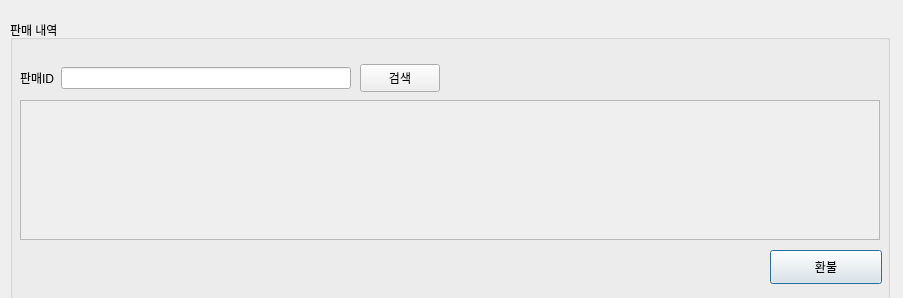
<?xml version="1.0" encoding="UTF-8"?>
<ui version="4.0">
 <class>Dialog</class>
 <widget class="QDialog" name="Dialog">
  <property name="geometry">
   <rect>
    <x>0</x>
    <y>0</y>
    <width>903</width>
    <height>298</height>
   </rect>
  </property>
  <property name="windowTitle">
   <string>Dialog</string>
  </property>
  <widget class="QGroupBox" name="groupBox">
   <property name="geometry">
    <rect>
     <x>10</x>
     <y>20</y>
     <width>880</width>
     <height>281</height>
    </rect>
   </property>
   <property name="title">
    <string>판매 내역</string>
   </property>
   <property name="flat">
    <bool>true</bool>
   </property>
   <widget class="QScrollArea" name="scrollArea_11">
    <property name="geometry">
     <rect>
      <x>10</x>
      <y>80</y>
      <width>860</width>
      <height>140</height>
     </rect>
    </property>
    <property name="widgetResizable">
     <bool>true</bool>
    </property>
    <widget class="QWidget" name="scrollAreaWidgetContents_11">
     <property name="geometry">
      <rect>
       <x>0</x>
       <y>0</y>
       <width>858</width>
       <height>138</height>
      </rect>
     </property>
     <widget class="QWidget" name="gridLayoutWidget_11">
      <property name="geometry">
       <rect>
        <x>0</x>
        <y>0</y>
        <width>861</width>
        <height>141</height>
       </rect>
      </property>
      <layout class="QGridLayout" name="gridLayout_11"/>
     </widget>
    </widget>
   </widget>
   <widget class="QWidget" name="horizontalLayoutWidget_11">
    <property name="geometry">
     <rect>
      <x>10</x>
      <y>40</y>
      <width>331</width>
      <height>36</height>
     </rect>
    </property>
    <layout class="QHBoxLayout" name="horizontalLayout_23">
     <item>
      <layout class="QVBoxLayout" name="verticalLayout_10">
       <item>
        <widget class="QLabel" name="label_9">
         <property name="enabled">
          <bool>true</bool>
         </property>
         <property name="text">
          <string>판매ID</string>
         </property>
        </widget>
       </item>
      </layout>
     </item>
     <item>
      <layout class="QVBoxLayout" name="verticalLayout_11">
       <item>
        <widget class="QLineEdit" name="lineEdit_14"/>
       </item>
      </layout>
     </item>
    </layout>
   </widget>
   <widget class="QPushButton" name="pushButton_5">
    <property name="geometry">
     <rect>
      <x>760</x>
      <y>230</y>
      <width>112</width>
      <height>34</height>
     </rect>
    </property>
    <property name="text">
     <string>환불</string>
    </property>
   </widget>
   <widget class="QPushButton" name="pushButton_6">
    <property name="geometry">
     <rect>
      <x>350</x>
      <y>44</y>
      <width>80</width>
      <height>28</height>
     </rect>
    </property>
    <property name="text">
     <string>검색</string>
    </property>
   </widget>
  </widget>
 </widget>
 <resources/>
 <connections/>
</ui>
